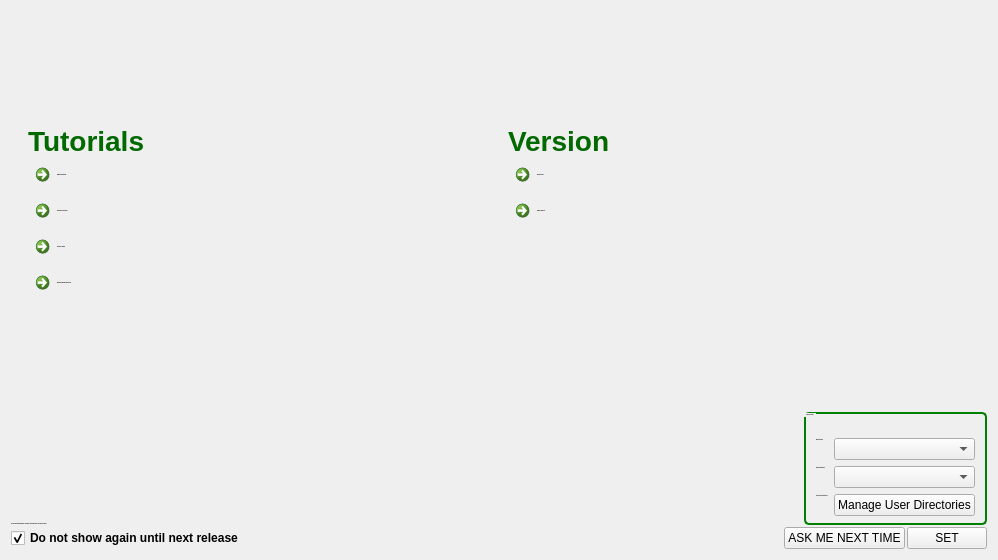
<?xml version="1.0" encoding="UTF-8"?>
<ui version="4.0">
 <class>FirstTimeSetup</class>
 <widget class="QDialog" name="FirstTimeSetup">
  <property name="geometry">
   <rect>
    <x>0</x>
    <y>0</y>
    <width>998</width>
    <height>560</height>
   </rect>
  </property>
  <property name="sizePolicy">
   <sizepolicy hsizetype="Fixed" vsizetype="Fixed">
    <horstretch>0</horstretch>
    <verstretch>0</verstretch>
   </sizepolicy>
  </property>
  <property name="minimumSize">
   <size>
    <width>998</width>
    <height>560</height>
   </size>
  </property>
  <property name="maximumSize">
   <size>
    <width>998</width>
    <height>560</height>
   </size>
  </property>
  <property name="font">
   <font>
    <family>Segoe UI</family>
   </font>
  </property>
  <property name="windowTitle">
   <string>Welcome to Mantid</string>
  </property>
  <property name="styleSheet">
   <string notr="true">QDialog#FirstTimeSetup{
	background-image: url(:/First_use_Background.png);
}
QDialog#FirstTimeSetup QLabel{
	font: 12px &quot;Segoe UI&quot;;
    font-weight: bold;
}
QDialog#FirstTimeSetup QCheckbox{
	font: 12px &quot;Segoe UI&quot;;
    font-weight: bold;
}
QDialog#FirstTimeSetup QGroupBox{
	font: 12px &quot;Segoe UI&quot;;
    font-weight: bold;
}
QDialog#FirstTimeSetup QPushButton{
	font: 12px &quot;Segoe UI&quot;;
}
QDialog#FirstTimeSetup QComboBox{
	font: 12px &quot;Segoe UI&quot;;
}
QDialog#FirstTimeSetup QCommandLinkButton{
	font: 28px &quot;Segoe UI&quot;;
    font-weight: bold;
}
</string>
  </property>
  <layout class="QVBoxLayout" name="verticalLayout">
   <property name="spacing">
    <number>2</number>
   </property>
   <property name="topMargin">
    <number>125</number>
   </property>
   <item>
    <layout class="QGridLayout" name="gridLayout">
     <property name="leftMargin">
      <number>17</number>
     </property>
     <property name="spacing">
      <number>0</number>
     </property>
     <item row="1" column="1">
      <widget class="QCommandLinkButton" name="clbReleaseNotes">
       <property name="font">
        <font>
         <family>Segoe UI</family>
         <pointsize>-1</pointsize>
         <weight>75</weight>
         <italic>false</italic>
         <bold>true</bold>
        </font>
       </property>
       <property name="layoutDirection">
        <enum>Qt::LeftToRight</enum>
       </property>
       <property name="styleSheet">
        <string notr="true">color: rgb(0, 128, 0);
color: rgb(0, 0, 0);</string>
       </property>
       <property name="text">
        <string>Release Notes</string>
       </property>
       <property name="icon">
        <iconset resource="../../../Images/images.qrc">
         <normaloff>:/Icons/Notepad-Bloc-notes-icon-32x32.png</normaloff>:/Icons/Notepad-Bloc-notes-icon-32x32.png</iconset>
       </property>
       <property name="iconSize">
        <size>
         <width>32</width>
         <height>32</height>
        </size>
       </property>
       <property name="checkable">
        <bool>false</bool>
       </property>
      </widget>
     </item>
     <item row="0" column="1">
      <widget class="QLabel" name="lblVersion">
       <property name="font">
        <font>
         <family>Segoe UI</family>
         <pointsize>-1</pointsize>
         <weight>75</weight>
         <italic>false</italic>
         <bold>true</bold>
        </font>
       </property>
       <property name="styleSheet">
        <string notr="true">color: rgb(0, 105, 0);
font-size: 28px
</string>
       </property>
       <property name="text">
        <string>Version </string>
       </property>
      </widget>
     </item>
     <item row="2" column="0">
      <widget class="QCommandLinkButton" name="clbPythonIntroduction">
       <property name="font">
        <font>
         <family>Segoe UI</family>
         <pointsize>-1</pointsize>
         <weight>75</weight>
         <italic>false</italic>
         <bold>true</bold>
        </font>
       </property>
       <property name="layoutDirection">
        <enum>Qt::LeftToRight</enum>
       </property>
       <property name="styleSheet">
        <string notr="true">color: rgb(0, 0, 0);</string>
       </property>
       <property name="text">
        <string>Introduction to Python</string>
       </property>
       <property name="icon">
        <iconset resource="../../../Images/images.qrc">
         <normaloff>:/Icons/Python-icon-32x32.png</normaloff>:/Icons/Python-icon-32x32.png</iconset>
       </property>
       <property name="iconSize">
        <size>
         <width>32</width>
         <height>32</height>
        </size>
       </property>
       <property name="checkable">
        <bool>false</bool>
       </property>
      </widget>
     </item>
     <item row="1" column="0">
      <widget class="QCommandLinkButton" name="clbMantidIntroduction">
       <property name="font">
        <font>
         <family>Segoe UI</family>
         <pointsize>-1</pointsize>
         <weight>75</weight>
         <italic>false</italic>
         <bold>true</bold>
        </font>
       </property>
       <property name="layoutDirection">
        <enum>Qt::LeftToRight</enum>
       </property>
       <property name="styleSheet">
        <string notr="true">color: rgb(0, 0, 0);</string>
       </property>
       <property name="text">
        <string>Mantid Introduction</string>
       </property>
       <property name="icon">
        <iconset resource="../../../Images/images.qrc">
         <normaloff>:/Icons/Misc-Tutorial-icon-32x32.png</normaloff>:/Icons/Misc-Tutorial-icon-32x32.png</iconset>
       </property>
       <property name="iconSize">
        <size>
         <width>32</width>
         <height>32</height>
        </size>
       </property>
       <property name="checkable">
        <bool>false</bool>
       </property>
      </widget>
     </item>
     <item row="0" column="0">
      <widget class="QLabel" name="lblTutorials">
       <property name="font">
        <font>
         <family>Segoe UI</family>
         <pointsize>-1</pointsize>
         <weight>75</weight>
         <italic>false</italic>
         <bold>true</bold>
        </font>
       </property>
       <property name="styleSheet">
        <string notr="true">color: rgb(0, 105, 0);
font-size: 28px
</string>
       </property>
       <property name="text">
        <string>Tutorials</string>
       </property>
      </widget>
     </item>
     <item row="2" column="1">
      <widget class="QCommandLinkButton" name="clbSampleDatasets">
       <property name="font">
        <font>
         <family>Segoe UI</family>
         <pointsize>-1</pointsize>
         <weight>75</weight>
         <italic>false</italic>
         <bold>true</bold>
        </font>
       </property>
       <property name="layoutDirection">
        <enum>Qt::LeftToRight</enum>
       </property>
       <property name="styleSheet">
        <string notr="true">color: rgb(0, 0, 0);</string>
       </property>
       <property name="text">
        <string>Sample Datasets</string>
       </property>
       <property name="icon">
        <iconset resource="../../../Images/images.qrc">
         <normaloff>:/Icons/download-icon-32x32.png</normaloff>:/Icons/download-icon-32x32.png</iconset>
       </property>
       <property name="iconSize">
        <size>
         <width>32</width>
         <height>32</height>
        </size>
       </property>
       <property name="checkable">
        <bool>false</bool>
       </property>
      </widget>
     </item>
     <item row="3" column="0">
      <widget class="QCommandLinkButton" name="clbPythonInMantid">
       <property name="font">
        <font>
         <family>Segoe UI</family>
         <pointsize>-1</pointsize>
         <weight>75</weight>
         <italic>false</italic>
         <bold>true</bold>
        </font>
       </property>
       <property name="layoutDirection">
        <enum>Qt::LeftToRight</enum>
       </property>
       <property name="styleSheet">
        <string notr="true">color: rgb(0, 0, 0);</string>
       </property>
       <property name="text">
        <string>Python in Mantid</string>
       </property>
       <property name="icon">
        <iconset resource="../../../Images/images.qrc">
         <normaloff>:/win/running_process.png</normaloff>:/win/running_process.png</iconset>
       </property>
       <property name="iconSize">
        <size>
         <width>32</width>
         <height>32</height>
        </size>
       </property>
       <property name="checkable">
        <bool>false</bool>
       </property>
      </widget>
     </item>
     <item row="4" column="0">
      <widget class="QCommandLinkButton" name="clbExtendingMantid">
       <property name="font">
        <font>
         <family>Segoe UI</family>
         <pointsize>-1</pointsize>
         <weight>75</weight>
         <italic>false</italic>
         <bold>true</bold>
        </font>
       </property>
       <property name="layoutDirection">
        <enum>Qt::LeftToRight</enum>
       </property>
       <property name="styleSheet">
        <string notr="true">color: rgb(0, 0, 0);</string>
       </property>
       <property name="text">
        <string>Extending Mantid with Python</string>
       </property>
       <property name="icon">
        <iconset resource="../../../Images/images.qrc">
         <normaloff>:/Icons/Plugin-Python-icon-32x32.png</normaloff>:/Icons/Plugin-Python-icon-32x32.png</iconset>
       </property>
       <property name="iconSize">
        <size>
         <width>32</width>
         <height>32</height>
        </size>
       </property>
       <property name="checkable">
        <bool>false</bool>
       </property>
      </widget>
     </item>
    </layout>
   </item>
   <item>
    <spacer name="verticalSpacer_2">
     <property name="orientation">
      <enum>Qt::Vertical</enum>
     </property>
     <property name="sizeHint" stdset="0">
      <size>
       <width>20</width>
       <height>40</height>
      </size>
     </property>
    </spacer>
   </item>
   <item>
    <layout class="QHBoxLayout" name="horizontalLayout_2">
     <item>
      <widget class="QLabel" name="lbUpdate">
       <property name="minimumSize">
        <size>
         <width>540</width>
         <height>0</height>
        </size>
       </property>
       <property name="font">
        <font>
         <family>Segoe UI</family>
         <pointsize>-1</pointsize>
         <weight>75</weight>
         <italic>false</italic>
         <bold>true</bold>
        </font>
       </property>
       <property name="styleSheet">
        <string notr="true">color: rgb(0, 0, 0);</string>
       </property>
       <property name="text">
        <string>You can revisit this dialog by selecting &quot;First Time Setup&quot; on the Help menu.</string>
       </property>
       <property name="alignment">
        <set>Qt::AlignBottom|Qt::AlignLeading|Qt::AlignLeft</set>
       </property>
       <property name="wordWrap">
        <bool>true</bool>
       </property>
      </widget>
     </item>
     <item>
      <spacer name="horizontalSpacer_2">
       <property name="orientation">
        <enum>Qt::Horizontal</enum>
       </property>
       <property name="sizeHint" stdset="0">
        <size>
         <width>40</width>
         <height>20</height>
        </size>
       </property>
      </spacer>
     </item>
     <item>
      <widget class="QGroupBox" name="grpPersonalSetup">
       <property name="font">
        <font>
         <family>Segoe UI</family>
         <pointsize>-1</pointsize>
         <weight>75</weight>
         <italic>false</italic>
         <bold>true</bold>
        </font>
       </property>
       <property name="styleSheet">
        <string notr="true">QGroupBox {
     border: 2px solid green;
     border-radius: 5px;
 }
</string>
       </property>
       <property name="title">
        <string>Personal Setup</string>
       </property>
       <property name="alignment">
        <set>Qt::AlignLeading|Qt::AlignLeft|Qt::AlignVCenter</set>
       </property>
       <layout class="QFormLayout" name="formLayout">
        <property name="fieldGrowthPolicy">
         <enum>QFormLayout::AllNonFixedFieldsGrow</enum>
        </property>
        <property name="topMargin">
         <number>18</number>
        </property>
        <property name="bottomMargin">
         <number>6</number>
        </property>
        <item row="0" column="0">
         <widget class="QLabel" name="label">
          <property name="font">
           <font>
            <family>Segoe UI</family>
            <pointsize>-1</pointsize>
            <weight>75</weight>
            <italic>false</italic>
            <bold>true</bold>
           </font>
          </property>
          <property name="autoFillBackground">
           <bool>false</bool>
          </property>
          <property name="styleSheet">
           <string notr="true">color: rgb(0, 0, 0);</string>
          </property>
          <property name="text">
           <string>Default Facility</string>
          </property>
         </widget>
        </item>
        <item row="0" column="1">
         <widget class="QComboBox" name="cbFacility">
          <property name="styleSheet">
           <string notr="true">color: rgb(0, 0, 0);</string>
          </property>
         </widget>
        </item>
        <item row="1" column="0">
         <widget class="QLabel" name="label_2">
          <property name="font">
           <font>
            <family>Segoe UI</family>
            <pointsize>-1</pointsize>
            <weight>75</weight>
            <italic>false</italic>
            <bold>true</bold>
           </font>
          </property>
          <property name="styleSheet">
           <string notr="true">color: rgb(0, 0, 0);</string>
          </property>
          <property name="text">
           <string>Default Instrument</string>
          </property>
         </widget>
        </item>
        <item row="1" column="1">
         <widget class="MantidQt::MantidWidgets::InstrumentSelector" name="cbInstrument">
          <property name="styleSheet">
           <string notr="true">color: rgb(0, 0, 0);</string>
          </property>
         </widget>
        </item>
        <item row="2" column="0">
         <widget class="QLabel" name="lbMUD">
          <property name="font">
           <font>
            <family>Segoe UI</family>
            <pointsize>-1</pointsize>
            <weight>75</weight>
            <italic>false</italic>
            <bold>true</bold>
           </font>
          </property>
          <property name="styleSheet">
           <string notr="true">color: rgb(0, 0, 0);</string>
          </property>
          <property name="text">
           <string>Set local data directories</string>
          </property>
         </widget>
        </item>
        <item row="2" column="1">
         <widget class="QPushButton" name="pbMUD">
          <property name="styleSheet">
           <string notr="true">color: rgb(0, 0, 0);</string>
          </property>
          <property name="text">
           <string>Manage User Directories</string>
          </property>
         </widget>
        </item>
       </layout>
      </widget>
     </item>
    </layout>
   </item>
   <item>
    <layout class="QHBoxLayout" name="horizontalLayout">
     <item>
      <widget class="QCheckBox" name="chkDoNotShowUntilNextRelease">
       <property name="font">
        <font>
         <family>Segoe UI</family>
         <weight>75</weight>
         <bold>true</bold>
        </font>
       </property>
       <property name="styleSheet">
        <string notr="true">color: rgb(0, 0, 0);</string>
       </property>
       <property name="text">
        <string>Do not show again until next release</string>
       </property>
       <property name="checked">
        <bool>true</bool>
       </property>
      </widget>
     </item>
     <item>
      <spacer name="horizontalSpacer">
       <property name="orientation">
        <enum>Qt::Horizontal</enum>
       </property>
       <property name="sizeHint" stdset="0">
        <size>
         <width>13</width>
         <height>20</height>
        </size>
       </property>
      </spacer>
     </item>
     <item>
      <widget class="QPushButton" name="pbCancel">
       <property name="text">
        <string>ASK ME NEXT TIME</string>
       </property>
       <property name="default">
        <bool>false</bool>
       </property>
       <property name="flat">
        <bool>false</bool>
       </property>
      </widget>
     </item>
     <item>
      <widget class="QPushButton" name="pbConfirm">
       <property name="text">
        <string>SET</string>
       </property>
       <property name="default">
        <bool>false</bool>
       </property>
      </widget>
     </item>
    </layout>
   </item>
  </layout>
 </widget>
 <customwidgets>
  <customwidget>
   <class>MantidQt::MantidWidgets::InstrumentSelector</class>
   <extends>QComboBox</extends>
   <header>MantidQtMantidWidgets/InstrumentSelector.h</header>
  </customwidget>
 </customwidgets>
 <resources>
  <include location="../../../Images/images.qrc"/>
 </resources>
 <connections/>
</ui>
